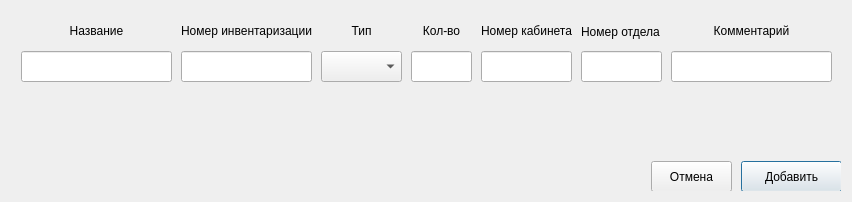
<?xml version="1.0" encoding="UTF-8"?>
<ui version="4.0">
 <class>Dialog</class>
 <widget class="QDialog" name="Dialog">
  <property name="geometry">
   <rect>
    <x>0</x>
    <y>0</y>
    <width>852</width>
    <height>202</height>
   </rect>
  </property>
  <property name="windowTitle">
   <string>Dialog</string>
  </property>
  <property name="styleSheet">
   <string notr="true">backround-color: white;</string>
  </property>
  <layout class="QHBoxLayout" name="horizontalLayout">
   <item>
    <widget class="QWidget" name="widget" native="true">
     <widget class="QPushButton" name="acceptButton">
      <property name="geometry">
       <rect>
        <x>730</x>
        <y>150</y>
        <width>101</width>
        <height>31</height>
       </rect>
      </property>
      <property name="text">
       <string>Добавить</string>
      </property>
     </widget>
     <widget class="QPushButton" name="cancelButton">
      <property name="geometry">
       <rect>
        <x>640</x>
        <y>150</y>
        <width>81</width>
        <height>31</height>
       </rect>
      </property>
      <property name="text">
       <string>Отмена</string>
      </property>
     </widget>
     <widget class="QLabel" name="nameLabel">
      <property name="geometry">
       <rect>
        <x>10</x>
        <y>10</y>
        <width>151</width>
        <height>21</height>
       </rect>
      </property>
      <property name="styleSheet">
       <string notr="true">backround-color: white;</string>
      </property>
      <property name="text">
       <string>&lt;html&gt;&lt;head/&gt;&lt;body&gt;&lt;p align=&quot;center&quot;&gt;Название&lt;/p&gt;&lt;/body&gt;&lt;/html&gt;</string>
      </property>
     </widget>
     <widget class="QLabel" name="number_inventory">
      <property name="geometry">
       <rect>
        <x>170</x>
        <y>10</y>
        <width>131</width>
        <height>21</height>
       </rect>
      </property>
      <property name="styleSheet">
       <string notr="true">backround-color: white;</string>
      </property>
      <property name="text">
       <string>&lt;html&gt;&lt;head/&gt;&lt;body&gt;&lt;p align=&quot;center&quot;&gt;Номер инвентаризации&lt;/p&gt;&lt;/body&gt;&lt;/html&gt;</string>
      </property>
     </widget>
     <widget class="QLabel" name="office_number_Label">
      <property name="geometry">
       <rect>
        <x>470</x>
        <y>10</y>
        <width>91</width>
        <height>21</height>
       </rect>
      </property>
      <property name="styleSheet">
       <string notr="true">backround-color: white;</string>
      </property>
      <property name="text">
       <string>&lt;html&gt;&lt;head/&gt;&lt;body&gt;&lt;p align=&quot;center&quot;&gt;Номер кабинета&lt;/p&gt;&lt;/body&gt;&lt;/html&gt;</string>
      </property>
     </widget>
     <widget class="QLabel" name="typeLabel">
      <property name="geometry">
       <rect>
        <x>310</x>
        <y>10</y>
        <width>81</width>
        <height>21</height>
       </rect>
      </property>
      <property name="styleSheet">
       <string notr="true">backround-color: white;</string>
      </property>
      <property name="text">
       <string>&lt;html&gt;&lt;head/&gt;&lt;body&gt;&lt;p align=&quot;center&quot;&gt;Тип&lt;/p&gt;&lt;/body&gt;&lt;/html&gt;</string>
      </property>
     </widget>
     <widget class="QLabel" name="quantityLabel">
      <property name="geometry">
       <rect>
        <x>400</x>
        <y>10</y>
        <width>61</width>
        <height>21</height>
       </rect>
      </property>
      <property name="styleSheet">
       <string notr="true">backround-color: white;</string>
      </property>
      <property name="text">
       <string>&lt;html&gt;&lt;head/&gt;&lt;body&gt;&lt;p align=&quot;center&quot;&gt;Кол-во&lt;/p&gt;&lt;/body&gt;&lt;/html&gt;</string>
      </property>
     </widget>
     <widget class="QLabel" name="departament_number_Label">
      <property name="geometry">
       <rect>
        <x>570</x>
        <y>10</y>
        <width>81</width>
        <height>21</height>
       </rect>
      </property>
      <property name="styleSheet">
       <string notr="true">backround-color: white;</string>
      </property>
      <property name="text">
       <string>Номер отдела</string>
      </property>
     </widget>
     <widget class="QLabel" name="commentLabel">
      <property name="geometry">
       <rect>
        <x>660</x>
        <y>10</y>
        <width>161</width>
        <height>21</height>
       </rect>
      </property>
      <property name="styleSheet">
       <string notr="true">backround-color: white;</string>
      </property>
      <property name="text">
       <string>&lt;html&gt;&lt;head/&gt;&lt;body&gt;&lt;p align=&quot;center&quot;&gt;Комментарий&lt;/p&gt;&lt;/body&gt;&lt;/html&gt;</string>
      </property>
     </widget>
     <widget class="QLineEdit" name="lineEdit">
      <property name="geometry">
       <rect>
        <x>10</x>
        <y>40</y>
        <width>151</width>
        <height>31</height>
       </rect>
      </property>
     </widget>
     <widget class="QLineEdit" name="lineEdit_2">
      <property name="geometry">
       <rect>
        <x>170</x>
        <y>40</y>
        <width>131</width>
        <height>31</height>
       </rect>
      </property>
     </widget>
     <widget class="QComboBox" name="comboBox">
      <property name="geometry">
       <rect>
        <x>310</x>
        <y>40</y>
        <width>81</width>
        <height>31</height>
       </rect>
      </property>
      <property name="styleSheet">
       <string notr="true">backround-color: white;</string>
      </property>
     </widget>
     <widget class="QLineEdit" name="lineEdit_3">
      <property name="geometry">
       <rect>
        <x>400</x>
        <y>40</y>
        <width>61</width>
        <height>31</height>
       </rect>
      </property>
     </widget>
     <widget class="QLineEdit" name="lineEdit_4">
      <property name="geometry">
       <rect>
        <x>470</x>
        <y>40</y>
        <width>91</width>
        <height>31</height>
       </rect>
      </property>
     </widget>
     <widget class="QLineEdit" name="lineEdit_5">
      <property name="geometry">
       <rect>
        <x>570</x>
        <y>40</y>
        <width>81</width>
        <height>31</height>
       </rect>
      </property>
     </widget>
     <widget class="QLineEdit" name="lineEdit_6">
      <property name="geometry">
       <rect>
        <x>660</x>
        <y>40</y>
        <width>161</width>
        <height>31</height>
       </rect>
      </property>
     </widget>
    </widget>
   </item>
  </layout>
 </widget>
 <resources/>
 <connections/>
</ui>
